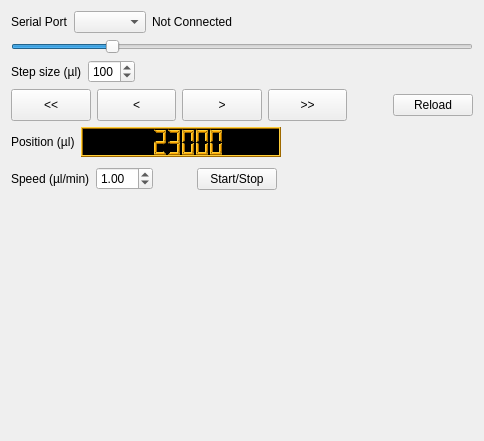
<?xml version="1.0" encoding="UTF-8"?>
<ui version="4.0">
 <class>Form</class>
 <widget class="QWidget" name="Form">
  <property name="geometry">
   <rect>
    <x>0</x>
    <y>0</y>
    <width>484</width>
    <height>441</height>
   </rect>
  </property>
  <property name="windowTitle">
   <string>Form</string>
  </property>
  <layout class="QVBoxLayout" name="verticalLayout">
   <item>
    <layout class="QHBoxLayout" name="horizontalLayout">
     <item>
      <widget class="QLabel" name="label_serial_port">
       <property name="text">
        <string>Serial Port</string>
       </property>
      </widget>
     </item>
     <item>
      <widget class="QComboBox" name="comboBox_devices">
       <property name="toolTip">
        <string>&lt;html&gt;&lt;head/&gt;&lt;body&gt;&lt;p&gt;Select the serial port to which the piezo controller is connected.&lt;/p&gt;&lt;p&gt;Ensure the correct port is chosen for proper communication&lt;/p&gt;&lt;/body&gt;&lt;/html&gt;</string>
       </property>
      </widget>
     </item>
     <item>
      <widget class="QLabel" name="label_connection">
       <property name="minimumSize">
        <size>
         <width>91</width>
         <height>18</height>
        </size>
       </property>
       <property name="toolTip">
        <string>&lt;html&gt;&lt;head/&gt;&lt;body&gt;&lt;p&gt;Indicates whether the piezo controller is successfully connected via the selected port.&lt;/p&gt;&lt;/body&gt;&lt;/html&gt;</string>
       </property>
       <property name="text">
        <string>Not Connected</string>
       </property>
      </widget>
     </item>
     <item>
      <spacer name="horizontalSpacer_4">
       <property name="orientation">
        <enum>Qt::Horizontal</enum>
       </property>
       <property name="sizeHint" stdset="0">
        <size>
         <width>40</width>
         <height>20</height>
        </size>
       </property>
      </spacer>
     </item>
    </layout>
   </item>
   <item>
    <widget class="QSlider" name="slider_step_size">
     <property name="toolTip">
      <string>&lt;html&gt;&lt;head/&gt;&lt;body&gt;&lt;p&gt;Set the step size for piezo movement in µm.&lt;/p&gt;&lt;p&gt;Adjust between 0.05µm  and 2µm to control the increment of each movement command&lt;/p&gt;&lt;/body&gt;&lt;/html&gt;</string>
     </property>
     <property name="minimum">
      <number>10</number>
     </property>
     <property name="maximum">
      <number>200</number>
     </property>
     <property name="value">
      <number>50</number>
     </property>
     <property name="sliderPosition">
      <number>50</number>
     </property>
     <property name="orientation">
      <enum>Qt::Horizontal</enum>
     </property>
    </widget>
   </item>
   <item>
    <layout class="QHBoxLayout" name="horizontalLayout_2">
     <item>
      <widget class="QLabel" name="label_step_size">
       <property name="text">
        <string>Step size (µl)</string>
       </property>
      </widget>
     </item>
     <item>
      <widget class="QSpinBox" name="spinBox_step_size">
       <property name="minimum">
        <number>10</number>
       </property>
       <property name="maximum">
        <number>200</number>
       </property>
       <property name="value">
        <number>100</number>
       </property>
      </widget>
     </item>
     <item>
      <spacer name="horizontalSpacer_12">
       <property name="orientation">
        <enum>Qt::Horizontal</enum>
       </property>
       <property name="sizeHint" stdset="0">
        <size>
         <width>40</width>
         <height>20</height>
        </size>
       </property>
      </spacer>
     </item>
    </layout>
   </item>
   <item>
    <layout class="QHBoxLayout" name="horizontalLayout_3">
     <item>
      <widget class="QPushButton" name="pb_move_bw10">
       <property name="minimumSize">
        <size>
         <width>32</width>
         <height>32</height>
        </size>
       </property>
       <property name="toolTip">
        <string>&lt;html&gt;&lt;head/&gt;&lt;body&gt;&lt;p&gt;Move the piezo 5 step backward&lt;/p&gt;&lt;/body&gt;&lt;/html&gt;</string>
       </property>
       <property name="text">
        <string>&lt;&lt;</string>
       </property>
      </widget>
     </item>
     <item>
      <widget class="QPushButton" name="pb_move_bw1">
       <property name="minimumSize">
        <size>
         <width>32</width>
         <height>32</height>
        </size>
       </property>
       <property name="toolTip">
        <string>&lt;html&gt;&lt;head/&gt;&lt;body&gt;&lt;p&gt;Move the piezo 1 step backward.&lt;/p&gt;&lt;/body&gt;&lt;/html&gt;</string>
       </property>
       <property name="text">
        <string>&lt;</string>
       </property>
      </widget>
     </item>
     <item>
      <widget class="QPushButton" name="pb_move_fw1">
       <property name="minimumSize">
        <size>
         <width>32</width>
         <height>32</height>
        </size>
       </property>
       <property name="toolTip">
        <string>&lt;html&gt;&lt;head/&gt;&lt;body&gt;&lt;p&gt;Move the piezo 1 step forward.&lt;/p&gt;&lt;/body&gt;&lt;/html&gt;</string>
       </property>
       <property name="text">
        <string>&gt;</string>
       </property>
      </widget>
     </item>
     <item>
      <widget class="QPushButton" name="pb_move_fw10">
       <property name="minimumSize">
        <size>
         <width>32</width>
         <height>32</height>
        </size>
       </property>
       <property name="toolTip">
        <string>&lt;html&gt;&lt;head/&gt;&lt;body&gt;&lt;p&gt;Move the piezo 10 step forward.&lt;/p&gt;&lt;/body&gt;&lt;/html&gt;</string>
       </property>
       <property name="text">
        <string>&gt;&gt;</string>
       </property>
      </widget>
     </item>
     <item>
      <spacer name="horizontalSpacer_2">
       <property name="orientation">
        <enum>Qt::Horizontal</enum>
       </property>
       <property name="sizeHint" stdset="0">
        <size>
         <width>40</width>
         <height>20</height>
        </size>
       </property>
      </spacer>
     </item>
     <item>
      <widget class="QPushButton" name="pb_Reload">
       <property name="text">
        <string>Reload</string>
       </property>
      </widget>
     </item>
    </layout>
   </item>
   <item>
    <layout class="QHBoxLayout" name="horizontalLayout_5">
     <item>
      <widget class="QLabel" name="label_position">
       <property name="text">
        <string>Position (µl)</string>
       </property>
      </widget>
     </item>
     <item>
      <widget class="QLCDNumber" name="lcdNumber_Position">
       <property name="minimumSize">
        <size>
         <width>200</width>
         <height>30</height>
        </size>
       </property>
       <property name="maximumSize">
        <size>
         <width>16777215</width>
         <height>30</height>
        </size>
       </property>
       <property name="palette">
        <palette>
         <active>
          <colorrole role="WindowText">
           <brush brushstyle="SolidPattern">
            <color alpha="255">
             <red>255</red>
             <green>170</green>
             <blue>0</blue>
            </color>
           </brush>
          </colorrole>
          <colorrole role="Button">
           <brush brushstyle="SolidPattern">
            <color alpha="255">
             <red>255</red>
             <green>255</green>
             <blue>255</blue>
            </color>
           </brush>
          </colorrole>
          <colorrole role="Light">
           <brush brushstyle="SolidPattern">
            <color alpha="255">
             <red>255</red>
             <green>206</green>
             <blue>57</blue>
            </color>
           </brush>
          </colorrole>
          <colorrole role="Midlight">
           <brush brushstyle="SolidPattern">
            <color alpha="255">
             <red>255</red>
             <green>255</green>
             <blue>255</blue>
            </color>
           </brush>
          </colorrole>
          <colorrole role="Dark">
           <brush brushstyle="SolidPattern">
            <color alpha="255">
             <red>158</red>
             <green>105</green>
             <blue>0</blue>
            </color>
           </brush>
          </colorrole>
          <colorrole role="Mid">
           <brush brushstyle="SolidPattern">
            <color alpha="255">
             <red>170</red>
             <green>170</green>
             <blue>170</blue>
            </color>
           </brush>
          </colorrole>
          <colorrole role="Text">
           <brush brushstyle="SolidPattern">
            <color alpha="255">
             <red>0</red>
             <green>0</green>
             <blue>0</blue>
            </color>
           </brush>
          </colorrole>
          <colorrole role="BrightText">
           <brush brushstyle="SolidPattern">
            <color alpha="255">
             <red>255</red>
             <green>255</green>
             <blue>255</blue>
            </color>
           </brush>
          </colorrole>
          <colorrole role="ButtonText">
           <brush brushstyle="SolidPattern">
            <color alpha="255">
             <red>0</red>
             <green>0</green>
             <blue>0</blue>
            </color>
           </brush>
          </colorrole>
          <colorrole role="Base">
           <brush brushstyle="SolidPattern">
            <color alpha="255">
             <red>0</red>
             <green>0</green>
             <blue>0</blue>
            </color>
           </brush>
          </colorrole>
          <colorrole role="Window">
           <brush brushstyle="SolidPattern">
            <color alpha="255">
             <red>0</red>
             <green>0</green>
             <blue>0</blue>
            </color>
           </brush>
          </colorrole>
          <colorrole role="Shadow">
           <brush brushstyle="SolidPattern">
            <color alpha="255">
             <red>0</red>
             <green>0</green>
             <blue>0</blue>
            </color>
           </brush>
          </colorrole>
          <colorrole role="AlternateBase">
           <brush brushstyle="SolidPattern">
            <color alpha="255">
             <red>255</red>
             <green>255</green>
             <blue>255</blue>
            </color>
           </brush>
          </colorrole>
          <colorrole role="ToolTipBase">
           <brush brushstyle="SolidPattern">
            <color alpha="255">
             <red>255</red>
             <green>255</green>
             <blue>220</blue>
            </color>
           </brush>
          </colorrole>
          <colorrole role="ToolTipText">
           <brush brushstyle="SolidPattern">
            <color alpha="255">
             <red>0</red>
             <green>0</green>
             <blue>0</blue>
            </color>
           </brush>
          </colorrole>
         </active>
         <inactive>
          <colorrole role="WindowText">
           <brush brushstyle="SolidPattern">
            <color alpha="255">
             <red>255</red>
             <green>170</green>
             <blue>0</blue>
            </color>
           </brush>
          </colorrole>
          <colorrole role="Button">
           <brush brushstyle="SolidPattern">
            <color alpha="255">
             <red>255</red>
             <green>255</green>
             <blue>255</blue>
            </color>
           </brush>
          </colorrole>
          <colorrole role="Light">
           <brush brushstyle="SolidPattern">
            <color alpha="255">
             <red>255</red>
             <green>206</green>
             <blue>57</blue>
            </color>
           </brush>
          </colorrole>
          <colorrole role="Midlight">
           <brush brushstyle="SolidPattern">
            <color alpha="255">
             <red>255</red>
             <green>255</green>
             <blue>255</blue>
            </color>
           </brush>
          </colorrole>
          <colorrole role="Dark">
           <brush brushstyle="SolidPattern">
            <color alpha="255">
             <red>158</red>
             <green>105</green>
             <blue>0</blue>
            </color>
           </brush>
          </colorrole>
          <colorrole role="Mid">
           <brush brushstyle="SolidPattern">
            <color alpha="255">
             <red>170</red>
             <green>170</green>
             <blue>170</blue>
            </color>
           </brush>
          </colorrole>
          <colorrole role="Text">
           <brush brushstyle="SolidPattern">
            <color alpha="255">
             <red>0</red>
             <green>0</green>
             <blue>0</blue>
            </color>
           </brush>
          </colorrole>
          <colorrole role="BrightText">
           <brush brushstyle="SolidPattern">
            <color alpha="255">
             <red>255</red>
             <green>255</green>
             <blue>255</blue>
            </color>
           </brush>
          </colorrole>
          <colorrole role="ButtonText">
           <brush brushstyle="SolidPattern">
            <color alpha="255">
             <red>0</red>
             <green>0</green>
             <blue>0</blue>
            </color>
           </brush>
          </colorrole>
          <colorrole role="Base">
           <brush brushstyle="SolidPattern">
            <color alpha="255">
             <red>0</red>
             <green>0</green>
             <blue>0</blue>
            </color>
           </brush>
          </colorrole>
          <colorrole role="Window">
           <brush brushstyle="SolidPattern">
            <color alpha="255">
             <red>0</red>
             <green>0</green>
             <blue>0</blue>
            </color>
           </brush>
          </colorrole>
          <colorrole role="Shadow">
           <brush brushstyle="SolidPattern">
            <color alpha="255">
             <red>0</red>
             <green>0</green>
             <blue>0</blue>
            </color>
           </brush>
          </colorrole>
          <colorrole role="AlternateBase">
           <brush brushstyle="SolidPattern">
            <color alpha="255">
             <red>255</red>
             <green>255</green>
             <blue>255</blue>
            </color>
           </brush>
          </colorrole>
          <colorrole role="ToolTipBase">
           <brush brushstyle="SolidPattern">
            <color alpha="255">
             <red>255</red>
             <green>255</green>
             <blue>220</blue>
            </color>
           </brush>
          </colorrole>
          <colorrole role="ToolTipText">
           <brush brushstyle="SolidPattern">
            <color alpha="255">
             <red>0</red>
             <green>0</green>
             <blue>0</blue>
            </color>
           </brush>
          </colorrole>
         </inactive>
         <disabled>
          <colorrole role="WindowText">
           <brush brushstyle="SolidPattern">
            <color alpha="255">
             <red>158</red>
             <green>105</green>
             <blue>0</blue>
            </color>
           </brush>
          </colorrole>
          <colorrole role="Button">
           <brush brushstyle="SolidPattern">
            <color alpha="255">
             <red>255</red>
             <green>255</green>
             <blue>255</blue>
            </color>
           </brush>
          </colorrole>
          <colorrole role="Light">
           <brush brushstyle="SolidPattern">
            <color alpha="255">
             <red>255</red>
             <green>206</green>
             <blue>57</blue>
            </color>
           </brush>
          </colorrole>
          <colorrole role="Midlight">
           <brush brushstyle="SolidPattern">
            <color alpha="255">
             <red>255</red>
             <green>255</green>
             <blue>255</blue>
            </color>
           </brush>
          </colorrole>
          <colorrole role="Dark">
           <brush brushstyle="SolidPattern">
            <color alpha="255">
             <red>158</red>
             <green>105</green>
             <blue>0</blue>
            </color>
           </brush>
          </colorrole>
          <colorrole role="Mid">
           <brush brushstyle="SolidPattern">
            <color alpha="255">
             <red>170</red>
             <green>170</green>
             <blue>170</blue>
            </color>
           </brush>
          </colorrole>
          <colorrole role="Text">
           <brush brushstyle="SolidPattern">
            <color alpha="255">
             <red>158</red>
             <green>105</green>
             <blue>0</blue>
            </color>
           </brush>
          </colorrole>
          <colorrole role="BrightText">
           <brush brushstyle="SolidPattern">
            <color alpha="255">
             <red>255</red>
             <green>255</green>
             <blue>255</blue>
            </color>
           </brush>
          </colorrole>
          <colorrole role="ButtonText">
           <brush brushstyle="SolidPattern">
            <color alpha="255">
             <red>158</red>
             <green>105</green>
             <blue>0</blue>
            </color>
           </brush>
          </colorrole>
          <colorrole role="Base">
           <brush brushstyle="SolidPattern">
            <color alpha="255">
             <red>0</red>
             <green>0</green>
             <blue>0</blue>
            </color>
           </brush>
          </colorrole>
          <colorrole role="Window">
           <brush brushstyle="SolidPattern">
            <color alpha="255">
             <red>0</red>
             <green>0</green>
             <blue>0</blue>
            </color>
           </brush>
          </colorrole>
          <colorrole role="Shadow">
           <brush brushstyle="SolidPattern">
            <color alpha="255">
             <red>0</red>
             <green>0</green>
             <blue>0</blue>
            </color>
           </brush>
          </colorrole>
          <colorrole role="AlternateBase">
           <brush brushstyle="SolidPattern">
            <color alpha="255">
             <red>255</red>
             <green>255</green>
             <blue>255</blue>
            </color>
           </brush>
          </colorrole>
          <colorrole role="ToolTipBase">
           <brush brushstyle="SolidPattern">
            <color alpha="255">
             <red>255</red>
             <green>255</green>
             <blue>220</blue>
            </color>
           </brush>
          </colorrole>
          <colorrole role="ToolTipText">
           <brush brushstyle="SolidPattern">
            <color alpha="255">
             <red>0</red>
             <green>0</green>
             <blue>0</blue>
            </color>
           </brush>
          </colorrole>
         </disabled>
        </palette>
       </property>
       <property name="toolTip">
        <string>&lt;html&gt;&lt;head/&gt;&lt;body&gt;&lt;p&gt;Displays the current position of the piezo controller&lt;/p&gt;&lt;/body&gt;&lt;/html&gt;</string>
       </property>
       <property name="autoFillBackground">
        <bool>true</bool>
       </property>
       <property name="digitCount">
        <number>6</number>
       </property>
       <property name="value" stdset="0">
        <double>23000.000000000000000</double>
       </property>
       <property name="intValue" stdset="0">
        <number>23000</number>
       </property>
      </widget>
     </item>
     <item>
      <spacer name="horizontalSpacer">
       <property name="orientation">
        <enum>Qt::Horizontal</enum>
       </property>
       <property name="sizeHint" stdset="0">
        <size>
         <width>40</width>
         <height>20</height>
        </size>
       </property>
      </spacer>
     </item>
    </layout>
   </item>
   <item>
    <layout class="QHBoxLayout" name="horizontalLayout_4">
     <item>
      <widget class="QLabel" name="label_speed">
       <property name="text">
        <string>Speed (µl/min)</string>
       </property>
      </widget>
     </item>
     <item>
      <widget class="QDoubleSpinBox" name="spinBox_speed">
       <property name="minimum">
        <double>0.010000000000000</double>
       </property>
       <property name="maximum">
        <double>50.000000000000000</double>
       </property>
       <property name="value">
        <double>1.000000000000000</double>
       </property>
      </widget>
     </item>
     <item>
      <widget class="QLabel" name="label_moving">
       <property name="minimumSize">
        <size>
         <width>32</width>
         <height>32</height>
        </size>
       </property>
       <property name="maximumSize">
        <size>
         <width>32</width>
         <height>32</height>
        </size>
       </property>
       <property name="text">
        <string/>
       </property>
      </widget>
     </item>
     <item>
      <widget class="QPushButton" name="pb_start_stop">
       <property name="toolTip">
        <string>&lt;html&gt;&lt;head/&gt;&lt;body&gt;&lt;p&gt;Reference the pizeo origin, to do onece the piezo is on&lt;/p&gt;&lt;/body&gt;&lt;/html&gt;</string>
       </property>
       <property name="text">
        <string>Start/Stop</string>
       </property>
       <property name="checkable">
        <bool>true</bool>
       </property>
      </widget>
     </item>
     <item>
      <spacer name="horizontalSpacer_13">
       <property name="orientation">
        <enum>Qt::Horizontal</enum>
       </property>
       <property name="sizeHint" stdset="0">
        <size>
         <width>40</width>
         <height>20</height>
        </size>
       </property>
      </spacer>
     </item>
    </layout>
   </item>
   <item>
    <spacer name="verticalSpacer">
     <property name="orientation">
      <enum>Qt::Vertical</enum>
     </property>
     <property name="sizeHint" stdset="0">
      <size>
       <width>20</width>
       <height>218</height>
      </size>
     </property>
    </spacer>
   </item>
  </layout>
 </widget>
 <resources/>
 <connections>
  <connection>
   <sender>slider_step_size</sender>
   <signal>valueChanged(int)</signal>
   <receiver>spinBox_step_size</receiver>
   <slot>setValue(int)</slot>
   <hints>
    <hint type="sourcelabel">
     <x>121</x>
     <y>150</y>
    </hint>
    <hint type="destinationlabel">
     <x>180</x>
     <y>190</y>
    </hint>
   </hints>
  </connection>
  <connection>
   <sender>spinBox_step_size</sender>
   <signal>valueChanged(int)</signal>
   <receiver>slider_step_size</receiver>
   <slot>setValue(int)</slot>
   <hints>
    <hint type="sourcelabel">
     <x>180</x>
     <y>190</y>
    </hint>
    <hint type="destinationlabel">
     <x>121</x>
     <y>150</y>
    </hint>
   </hints>
  </connection>
 </connections>
</ui>
